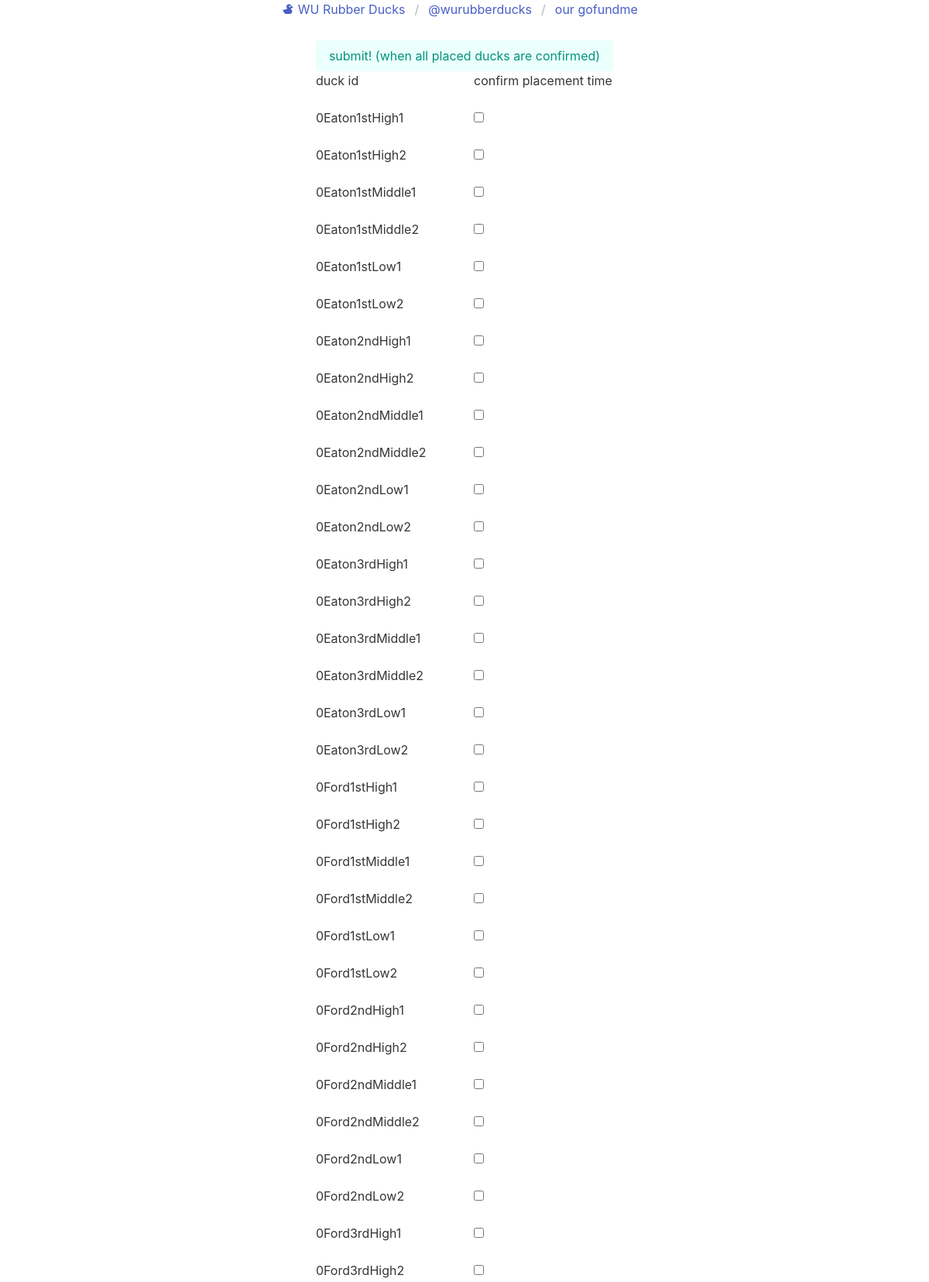
Page /place-duck (upper part) on the committed database.
### app.py (models this page shows)
class Duck(db.Model):
    week_num = db.Column(db.Integer)
    building = db.Column(db.String(36))
    floor = db.Column(db.String(36))
    height = db.Column(db.String(36))
    rep_number = db.Column(db.Integer)
    duck_id = db.Column(db.String(36), primary_key=True)
    date_up = db.Column(db.DateTime)  # date duck was placed according to the server (seems to be PST?)
    date_down = db.Column(db.DateTime)  # calculate within the app or deal with later?
    duration = db.Column(db.Interval)  # time interval duck was up.. include or calculate later?

### app.py (the view)
@app.route('/place-duck')
def duck_input():
    ducks = db.session.execute(db.select(Duck).where(Duck.date_up==None)).scalars()
    return render_template('place-duck.html', ducks=ducks)

### templates/place-duck.html
{% extends 'base.html' %}
{% block content %}
<form method="POST" action="/place-duck-submit">
  <input class="button is-primary is-light" type="submit" value="submit! (when all placed ducks are confirmed)">
  <div class="table is-hoverable">
    <div class="columns" style="text-align:left">
      <div class="column">
        duck id
      </div>
      <div class="column">
        confirm placement time
      </div>
    </div>
    {% for duck in ducks %}
    <div class="columns">
      <div class="column">
        {{ duck.duck_id }}
      </div>
      <div class="column">
        <input type="checkbox" name="placed_checkbox" value={{ duck.duck_id }}>{{ duck.same_pos }}
      </div>
    </div>
    {% endfor %}
  </div>
</form>
{% endblock %}

### templates/base.html (shortened to what this page needs)
<!DOCTYPE html>
<html lang="en">
<head>
    <link rel="stylesheet" href="https://cdn.jsdelivr.net/npm/bulma@0.9.4/css/bulma.min.css">
    <link rel="stylesheet" href="https://cdn.jsdelivr.net/npm/@mdi/font@7.1.96/css/materialdesignicons.min.css">
</head>
<body>
    <nav class="breadcrumb is-centered" aria-label="breadcrumbs">
        <ul>
            <li><a href="/"><span class="mdi mdi-duck mdi-flip-h">&nbsp;</span>WU Rubber Ducks</a></li>
            <li><a href="https://www.instagram.com/wurubberducks/" target="_blank">@wurubberducks</a></li>
            <li><a href="https://gofund.me/dfa08205" target="_blank">our gofundme</a></li>
        </ul>
    </nav>
    <div class="columns is-centered" style="padding:1em">
        {% block content %} {% endblock %}
    </div>
</body>
</html>

### templates/base.html (style rules this page uses)
html, body { overflow-x: hidden; }
body { position: relative }

### rows in the picture
Duck: duck_id "0Eaton1stHigh1"
Duck: duck_id "0Eaton1stHigh2"
Duck: duck_id "0Eaton1stMiddle1"
Duck: duck_id "0Eaton1stMiddle2"
Duck: duck_id "0Eaton1stLow1"
Duck: duck_id "0Eaton1stLow2"
Duck: duck_id "0Eaton2ndHigh1"
Duck: duck_id "0Eaton2ndHigh2"
Duck: duck_id "0Eaton2ndMiddle1"
Duck: duck_id "0Eaton2ndMiddle2"
Duck: duck_id "0Eaton2ndLow1"
Duck: duck_id "0Eaton2ndLow2"
Duck: duck_id "0Eaton3rdHigh1"
Duck: duck_id "0Eaton3rdHigh2"
Duck: duck_id "0Eaton3rdMiddle1"
Duck: duck_id "0Eaton3rdMiddle2"
Duck: duck_id "0Eaton3rdLow1"
Duck: duck_id "0Eaton3rdLow2"
Duck: duck_id "0Ford1stHigh1"
Duck: duck_id "0Ford1stHigh2"
Duck: duck_id "0Ford1stMiddle1"
Duck: duck_id "0Ford1stMiddle2"
Duck: duck_id "0Ford1stLow1"
Duck: duck_id "0Ford1stLow2"
Duck: duck_id "0Ford2ndHigh1"
Duck: duck_id "0Ford2ndHigh2"
Duck: duck_id "0Ford2ndMiddle1"
Duck: duck_id "0Ford2ndMiddle2"
Duck: duck_id "0Ford2ndLow1"
Duck: duck_id "0Ford2ndLow2"
Duck: duck_id "0Ford3rdHigh1"
Duck: duck_id "0Ford3rdHigh2"
